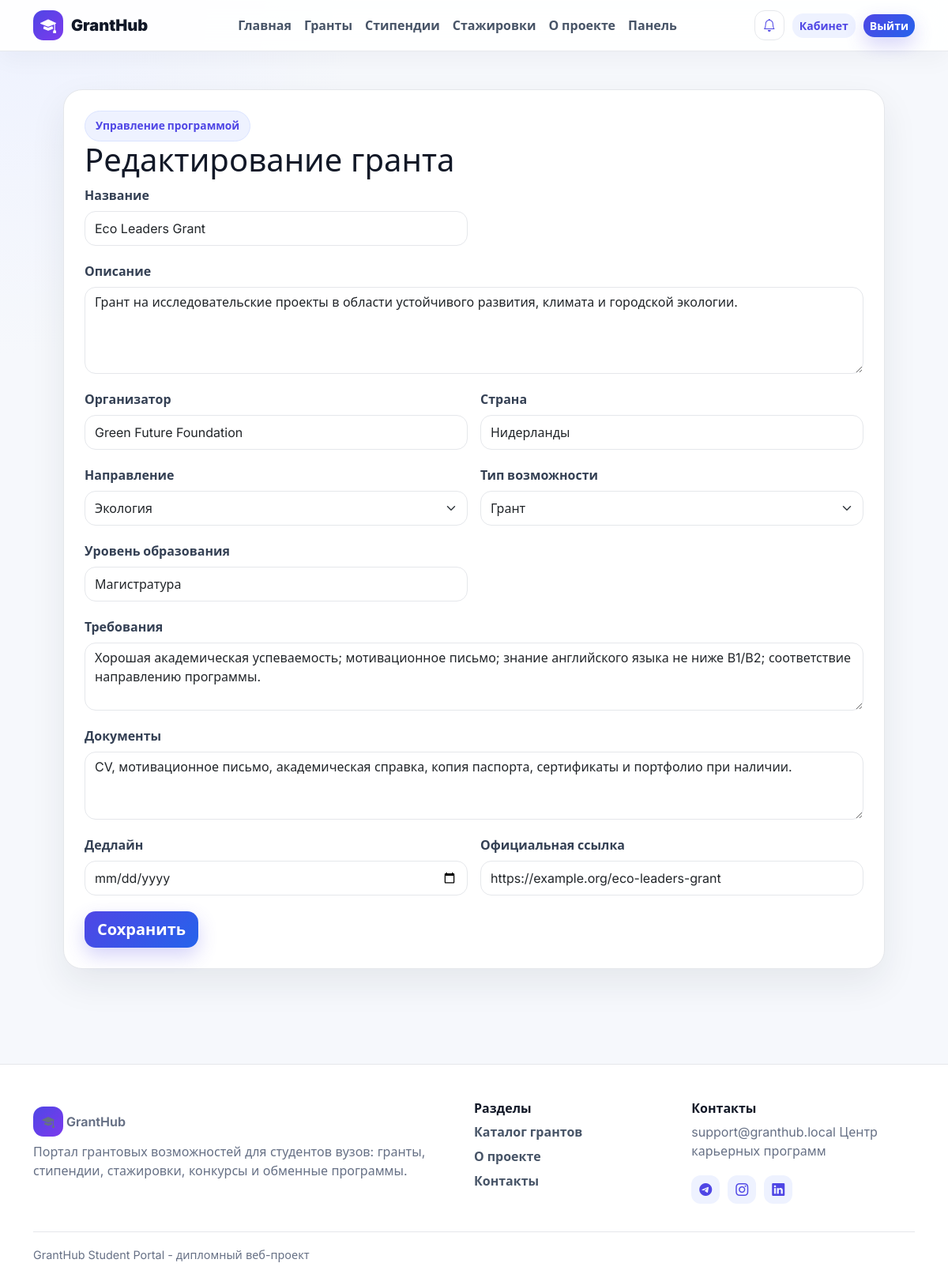
The app's page /dashboard/grants/2/edit/ (signed in) with its own data.
### portal/models.py (models this page shows, shortened)
class Grant(models.Model):
    class OpportunityType(models.TextChoices):
        GRANT = 'grant', 'Грант'
        SCHOLARSHIP = 'scholarship', 'Стипендия'
        CONTEST = 'contest', 'Конкурс'
        INTERNSHIP = 'internship', 'Стажировка'
        EXCHANGE = 'exchange', 'Обменная программа'
    title = models.CharField('Название', max_length=220)
    description = models.TextField('Описание')
    organization = models.CharField('Организатор', max_length=180)
    country = models.CharField('Страна', max_length=100)
    category = models.ForeignKey(Category, verbose_name='Направление', on_delete=models.PROTECT)
    opportunity_type = models.CharField('Тип возможности', max_length=20, choices=OpportunityType.choices)
    education_level = models.CharField('Уровень образования', max_length=80)
    requirements = models.TextField('Требования')
    documents = models.TextField('Документы')
    deadline = models.DateField('Дедлайн')
    official_link = models.URLField('Официальная ссылка')
    created_by = models.ForeignKey(User, verbose_name='Автор', on_delete=models.SET_NULL, null=True, blank=True)
    created_at = models.DateTimeField('Создано', auto_now_add=True)
    class Meta:
        verbose_name = 'Грантовая возможность'
        verbose_name_plural = 'Грантовые возможности'
        ordering = ['deadline', 'title']

### portal/views.py (the view)
# urls.py: path('dashboard/grants/<int:pk>/edit/', views.grant_update, name='grant_update'),
@user_passes_test(is_manager)
def grant_update(request, pk):
    grant = get_object_or_404(Grant, pk=pk)
    if request.user.role == User.Role.ORGANIZATION and grant.created_by != request.user and not request.user.is_staff:
        raise PermissionDenied
    if request.method == 'POST':
        form = GrantForm(request.POST, instance=grant)
        if form.is_valid():
            form.save()
            messages.success(request, 'Грант обновлен.')
            return redirect('dashboard')
    else:
        form = GrantForm(instance=grant)
    return render(request, 'portal/grant_form.html', {'form': form, 'title': 'Редактирование гранта'})

### portal/forms.py
class GrantForm(forms.ModelForm):
    class Meta:
        model = Grant
        fields = [
            'title', 'description', 'organization', 'country', 'category',
            'opportunity_type', 'education_level', 'requirements',
            'documents', 'deadline', 'official_link',
        ]
        widgets = {
            'title': forms.TextInput(attrs=FORM_CONTROL),
            'description': forms.Textarea(attrs={**FORM_CONTROL, 'rows': 4}),
            'organization': forms.TextInput(attrs=FORM_CONTROL),
            'country': forms.TextInput(attrs=FORM_CONTROL),
            'category': forms.Select(attrs={'class': 'form-select'}),
            'opportunity_type': forms.Select(attrs={'class': 'form-select'}),
            'education_level': forms.TextInput(attrs=FORM_CONTROL),
            'requirements': forms.Textarea(attrs={**FORM_CONTROL, 'rows': 3}),
            'documents': forms.Textarea(attrs={**FORM_CONTROL, 'rows': 3}),
            'deadline': forms.DateInput(attrs={**FORM_CONTROL, 'type': 'date'}),
            'official_link': forms.URLInput(attrs=FORM_CONTROL),
        }

### portal/models.py (called while the page is built)
    def __str__(self):
        return self.name

### portal/views.py (called while the page is built)
def is_manager(user):
    return user.is_authenticated and (user.is_staff or user.role in [User.Role.ADMIN, User.Role.ORGANIZATION])

### portal/templates/portal/grant_form.html (shortened to what this page needs)
{% extends 'portal/base.html' %}
{% block content %}
<div class="container py-4 py-lg-5">
  <div class="content-panel wide-form">
    <span class="section-kicker">Управление программой</span>
    <h1>{{ title }}</h1>
    <form method="post" class="row g-3">{% csrf_token %}
      {% for field in form %}
        <div class="col-md-{% if field.name == 'description' or field.name == 'requirements' or field.name == 'documents' %}12{% else %}6{% endif %}">
          <label class="form-label">{{ field.label }}</label>{{ field }}<div class="field-error">{{ field.errors }}</div>
        </div>
      {% endfor %}
      <div class="col-12"><button class="btn btn-primary btn-lg">Сохранить</button></div>
    </form>
  </div>
</div>
{% endblock %}

### portal/static/portal/css/styles.css (style rules this page uses)
:root { --primary: #4f46e5; --primary-dark: #3730a3; --primary-soft: #eef2ff; --blue: #2563eb; --violet: #7c3aed; --ink: #111827; --muted: #667085; --line: #e5e7eb; --surface: #ffffff; --page: #f6f8fc; --warning: #f97316; --success: #16a34a; --danger: #dc2626; --shadow: 0 18px 45px rgba(31, 41, 55, .08); }
* { letter-spacing: 0; }
body { min-height: 100vh; background: radial-gradient(circle at top left, #eef2ff 0, transparent 28rem), var(--page); color: var(--ink); font-family: Inter, system-ui, -apple-system, BlinkMacSystemFont, "Segoe UI", sans-serif; }
.btn { border-radius: 14px; font-weight: 750; border-width: 1px; }
.btn-primary { background: linear-gradient(135deg, var(--primary), var(--blue)); border: 0; box-shadow: 0 10px 24px rgba(79, 70, 229, .24); }
.form-control, .form-select { border-radius: 14px; border-color: var(--line); min-height: 44px; }
.eyebrow, .section-kicker { display: inline-flex; align-items: center; gap: 7px; color: var(--primary); background: var(--primary-soft); border: 1px solid #dbe4ff; border-radius: 999px; padding: 8px 13px; font-weight: 800; font-size: .86rem; }
.grant-card, .content-panel, .side-panel, .auth-box, .popular-card, .filter-sidebar, .catalog-toolbar, .catalog-hero, .profile-hero, .admin-hero, .stat-card { background: var(--surface); border: 1px solid var(--line); border-radius: 24px; box-shadow: var(--shadow); }
label { display: grid; gap: 7px; font-weight: 750; color: #344054; }
.content-panel, .side-panel, .auth-box { padding: 26px; }
.wide-form { max-width: 1040px; margin: 0 auto; }

### records on screen
Grant: form "Eco Leaders Grant" "Грант на исследовательские проекты в области устойчивого развития, климата и городской экологии." "Green Future Foundation" "Нидерланды" "Экология" "Грант" "Магистратура" "Хорошая академическая успеваемость; мотивационное письмо; знание английского языка не ниже B1/B2; соответствие направлению программы." "CV, мотивационное письмо, академическая справка, копия паспорта, сертификаты и портфолио при наличии." "https://example.org/eco-leaders-grant"

### other values on screen
{{ title }} "Редактирование гранта"
{{ field.label }} "Название" "Описание" "Организатор" "Страна" "Направление" "Тип возможности" "Уровень образования" "Требования" "Документы" "Дедлайн" "Официальная ссылка"
